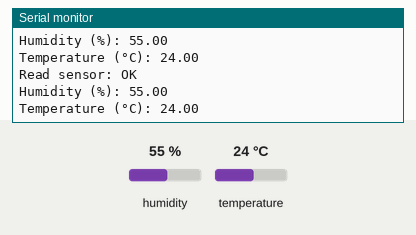
This program was run on a simulated Arduino Mega 2560, built with avr-gcc and run on an emulated ATmega2560. Shown: the last lines printed to the serial monitor. The inputs (shaded band) are chosen by the test bench; at power-on: humidity 55 %, temperature 24 °C.

Above: at 4.8 s.
4.9 s: humidity set to 22 %
At 6.6 s:
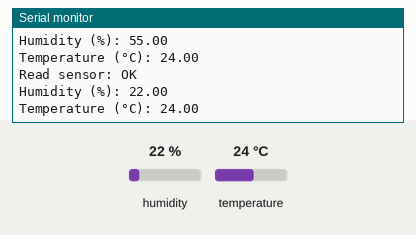
7.9 s: temperature set to 12 °C
At 9.1 s:
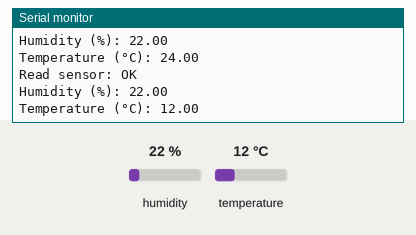
10.9 s: humidity set to 40 %
At 12.8 s:
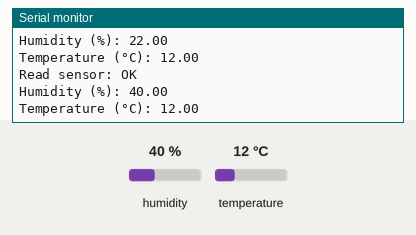
Timing chart, 0 to 14.3 s (numbered marks = the images above; inputs shaded):
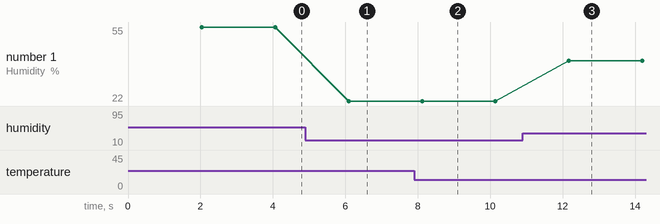

Measured:
- after the input at 4.9 s, the serial monitor: prints a new line after 1.2 s (image 1)
- after the input at 7.9 s, the serial monitor: prints a new line after 0.24 s (image 2)
- after the input at 10.9 s, the serial monitor: prints a new line after 1.3 s (image 3)
- plotted number 1: 55 → 22 after the input at 4.9 s, 22 → 40 after the input at 10.9 s

The program:

Main.cpp
```cpp
#include <Arduino.h>
#include "Main.h"
#include "LiquidCrystal.h"
#include <dht11.h>
#define DHT11PIN 22

dht11 DHT11;
LiquidCrystal lcd(12, 11, 5, 4, 3, 2);

void setup () {
  Serial.begin (9600);
}

void loop() {
  delay(2000);
  int chk = DHT11.read(DHT11PIN);

  Serial.print("Read sensor: ");
  switch (chk)
  {
    case DHTLIB_OK:
		Serial.println("OK");
		break;
    case DHTLIB_ERROR_CHECKSUM:
		Serial.println("Checksum error");
		break;
    case DHTLIB_ERROR_TIMEOUT:
		Serial.println("Time out error");
		break;
    default:
		Serial.println("Unknown error");
		break;
  }

  Serial.print("Humidity (%): ");
  Serial.println((float)DHT11.humidity, 2);

  lcd.setCursor(0, 0);
  lcd.print("H: ");
  lcd.print((float)DHT11.humidity);

  Serial.print("Temperature (°C): ");
  Serial.println((float)DHT11.temperature, 2);

  lcd.print(" T: ");
  lcd.print((float)DHT11.temperature);
}
```

Main.h
```cpp
void initComponents();
```
